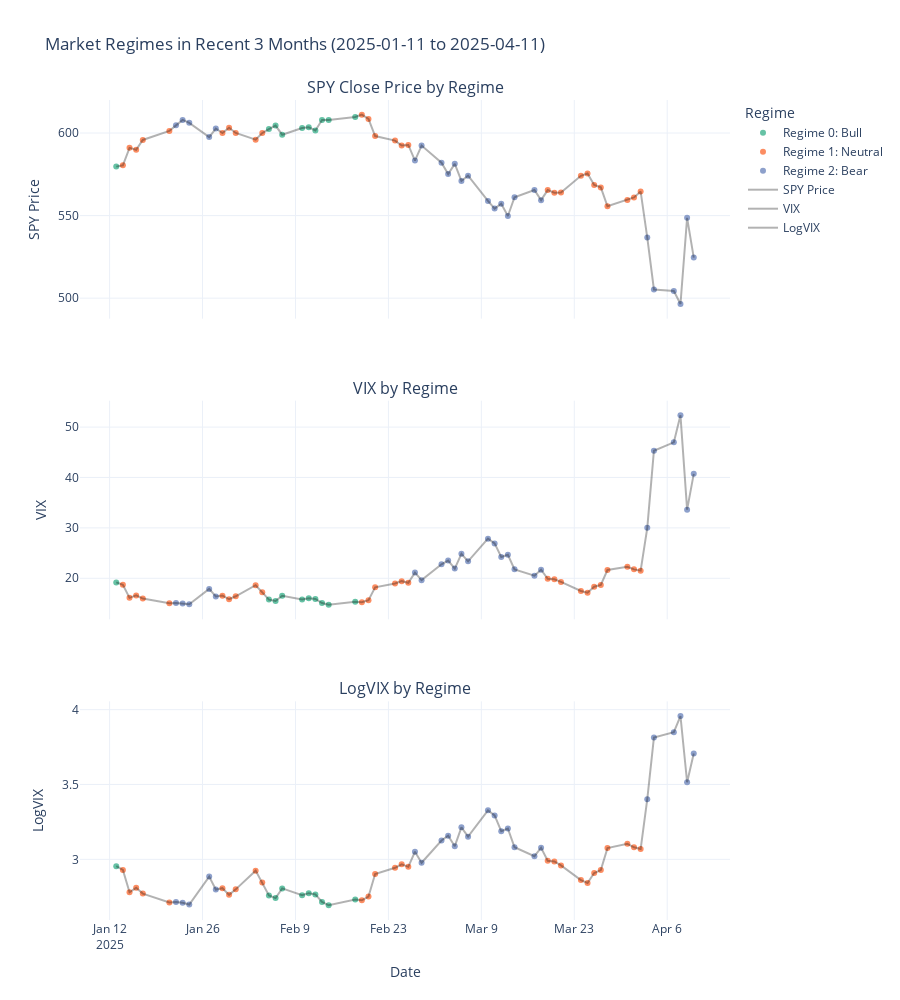
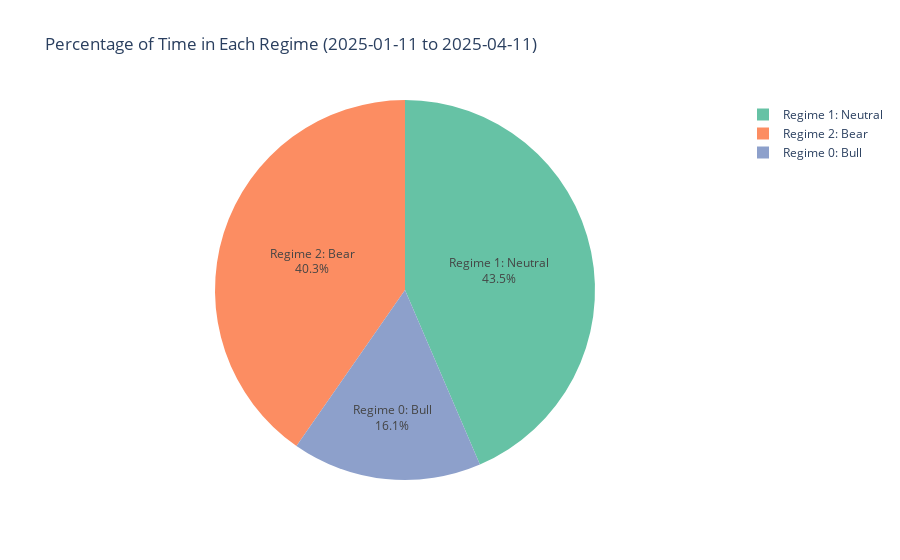
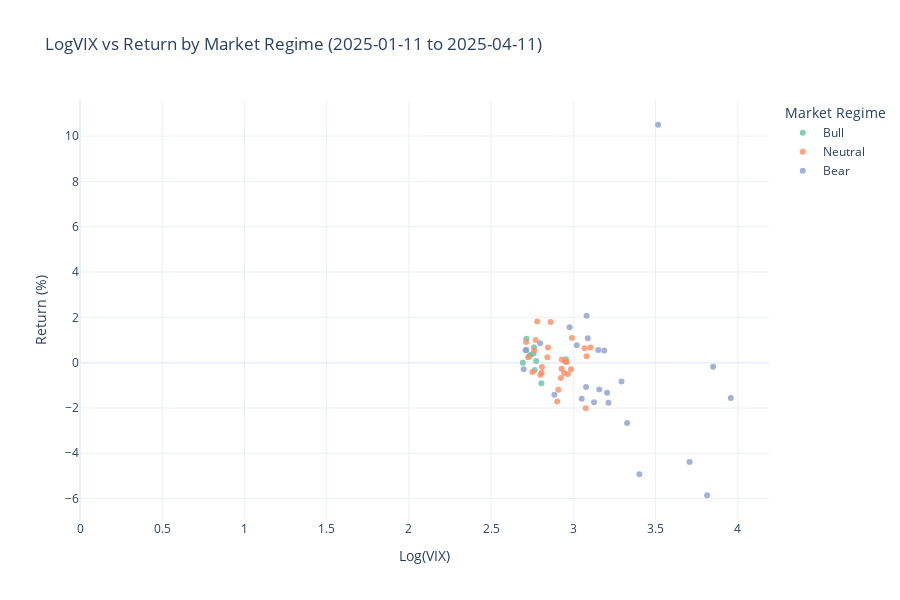

Notebook code for these charts, in order:
### Code cell
# Unified function for regime prediction and visualization
def analyze_market_regimes(start_date, end_date, title=None):
    """
    Comprehensive function to predict and visualize market regimes for any date range
    
    Parameters:
    -----------
    start_date : str
        Start date in 'YYYY-MM-DD' format
    end_date : str
        End date in 'YYYY-MM-DD' format
    title : str, optional
        Custom title for the plots
    
    Returns:
    --------
    DataFrame with prediction results
    """
    # Get predictions
    results = predict_regimes(model, df, start_date, end_date, regime_labels)
    
    if results is None or results.empty:
        print("No data available for the specified period")
        return None
    
    # Set plot title
    if title is None:
        title = f'Market Regimes from {start_date} to {end_date}'
    
    # Create subplot figures for SPY, VIX, and LogVIX
    fig = make_subplots(rows=3, cols=1, 
                       shared_xaxes=True,
                       vertical_spacing=0.1,
                       subplot_titles=('SPY Close Price by Regime', 'VIX by Regime', 'LogVIX by Regime'))
    
    # SPY price by regime with labels
    for i, regime in enumerate(sorted(results['Predicted_Regime'].unique())):
        regime_data = results[results['Predicted_Regime'] == regime]
        regime_label = regime_labels[regime]
        fig.add_trace(
            go.Scatter(
                x=regime_data['Date'], 
                y=regime_data['Close'],
                mode='markers',
                marker=dict(color=regime_colors[i], size=6),
                name=f'Regime {regime}: {regime_label}',
                showlegend=True
            ),
            row=1, col=1
        )
    
    # Add a line for the price trend
    fig.add_trace(
        go.Scatter(
            x=results['Date'],
            y=results['Close'],
            mode='lines',
            line=dict(color='rgba(0,0,0,0.3)'),
            name='SPY Price',
            showlegend=True
        ),
        row=1, col=1
    )
    
    # VIX by regime with labels
    for i, regime in enumerate(sorted(results['Predicted_Regime'].unique())):
        regime_data = results[results['Predicted_Regime'] == regime]
        regime_label = regime_labels[regime]
        fig.add_trace(
            go.Scatter(
                x=regime_data['Date'], 
                y=regime_data['VIX'],
                mode='markers',
                marker=dict(color=regime_colors[i], size=6),
                name=f'Regime {regime}: {regime_label}',
                showlegend=False
            ),
            row=2, col=1
        )
    
    # Add a line for the VIX trend
    fig.add_trace(
        go.Scatter(
            x=results['Date'],
            y=results['VIX'],
            mode='lines',
            line=dict(color='rgba(0,0,0,0.3)'),
            name='VIX',
            showlegend=True
        ),
        row=2, col=1
    )
    
    # LogVIX by regime with labels
    for i, regime in enumerate(sorted(results['Predicted_Regime'].unique())):
        regime_data = results[results['Predicted_Regime'] == regime]
        regime_label = regime_labels[regime]
        fig.add_trace(
            go.Scatter(
                x=regime_data['Date'], 
                y=regime_data['LogVIX'],
                mode='markers',
                marker=dict(color=regime_colors[i], size=6),
                name=f'Regime {regime}: {regime_label}',
                showlegend=False
            ),
            row=3, col=1
        )
    
    # Add a line for the LogVIX trend
    fig.add_trace(
        go.Scatter(
            x=results['Date'],
            y=results['LogVIX'],
            mode='lines',
            line=dict(color='rgba(0,0,0,0.3)'),
            name='LogVIX',
            showlegend=True
        ),
        row=3, col=1
    )
    
    fig.update_layout(
        height=1000,
        title_text=title,
        template='plotly_white',
        legend_title='Regime',
        hovermode='closest'
    )
    
    fig.update_xaxes(title_text="Date", row=3, col=1)
    fig.update_yaxes(title_text="SPY Price", row=1, col=1)
    fig.update_yaxes(title_text="VIX", row=2, col=1)
    fig.update_yaxes(title_text="LogVIX", row=3, col=1)
    
    fig.show()
    
    # Distribution of regimes pie chart
    regime_percentage_data = []
    for regime, label in enumerate(regime_labels):
        if regime in results['Predicted_Regime'].values:
            percentage = (results['Predicted_Regime'] == regime).mean() * 100
            regime_percentage_data.append({
                'Regime': f'Regime {regime}: {label}',
                'Percentage': percentage
            })
    
    regime_df = pd.DataFrame(regime_percentage_data)
    
    fig_pie = px.pie(
        regime_df,
        values='Percentage',
        names='Regime',
        title=f'Percentage of Time in Each Regime ({start_date} to {end_date})',
        color_discrete_sequence=regime_colors
    )
    
    fig_pie.update_traces(textinfo='percent+label', textposition='inside')
    fig_pie.update_layout(uniformtext_minsize=12, uniformtext_mode='hide')
    fig_pie.show()
    
    # Scatter plot of LogVIX vs Return colored by regime with labels
    fig_scatter = px.scatter(
        results,
        x='LogVIX',
        y='Return',
        color='Regime_Label',
        color_discrete_sequence=regime_colors,
        title=f'LogVIX vs Return by Market Regime ({start_date} to {end_date})',
        labels={'LogVIX': 'Log(VIX)', 'Return': 'Return (%)', 'Regime_Label': 'Market Regime'},
        opacity=0.8,
        hover_data=['Date', 'Close', 'VIX']
    )
    
    fig_scatter.update_layout(
        legend_title='Market Regime',
        hovermode='closest',
        template='plotly_white',
        height=600,
        width=900
    )
    
    fig_scatter.update_xaxes(rangemode='tozero')
    fig_scatter.show()
    
    # Add a summary of time spent in each regime
    regime_summary = results.groupby('Regime_Label').agg({
        'Close': ['mean', 'min', 'max', 'std'],
        'VIX': ['mean', 'min', 'max', 'std'],
        'Return': ['mean', 'min', 'max', 'std'],
        'Predicted_Regime': 'count'
    }).reset_index()
    
    regime_summary.columns = ['Regime_Label', 'Avg_Price', 'Min_Price', 'Max_Price', 'Std_Price',
                             'Avg_VIX', 'Min_VIX', 'Max_VIX', 'Std_VIX',
                             'Avg_Return', 'Min_Return', 'Max_Return', 'Std_Return', 'Days']
    
    regime_summary['Percentage'] = regime_summary['Days'] / len(results) * 100
    
    print("\nRegime Summary Statistics:")
    display(regime_summary[['Regime_Label', 'Days', 'Percentage', 'Avg_Return', 'Avg_VIX', 'Avg_Price']])
    
    return results

# Example: Analyze the most recent 3 months
from datetime import datetime, timedelta

today = datetime.today()
three_months_ago = today - timedelta(days=90)

start_date = three_months_ago.strftime('%Y-%m-%d')
end_date = today.strftime('%Y-%m-%d')

recent_results = analyze_market_regimes(
    start_date, 
    end_date, 
    title=f'Market Regimes in Recent 3 Months ({start_date} to {end_date})'
)
